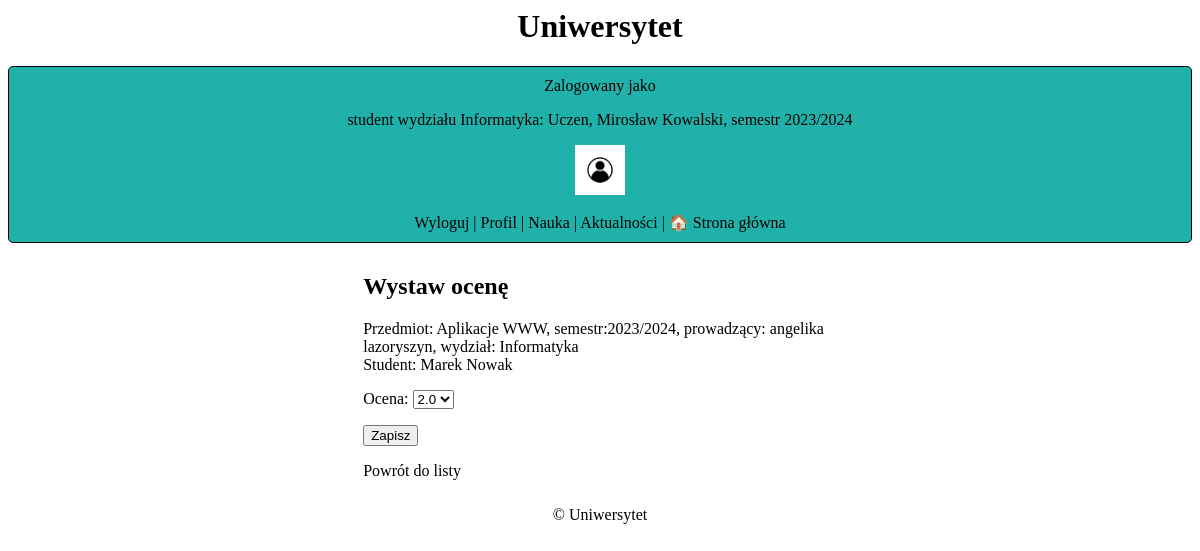
Before: /education/12/update/ (signed in) with the older database file.
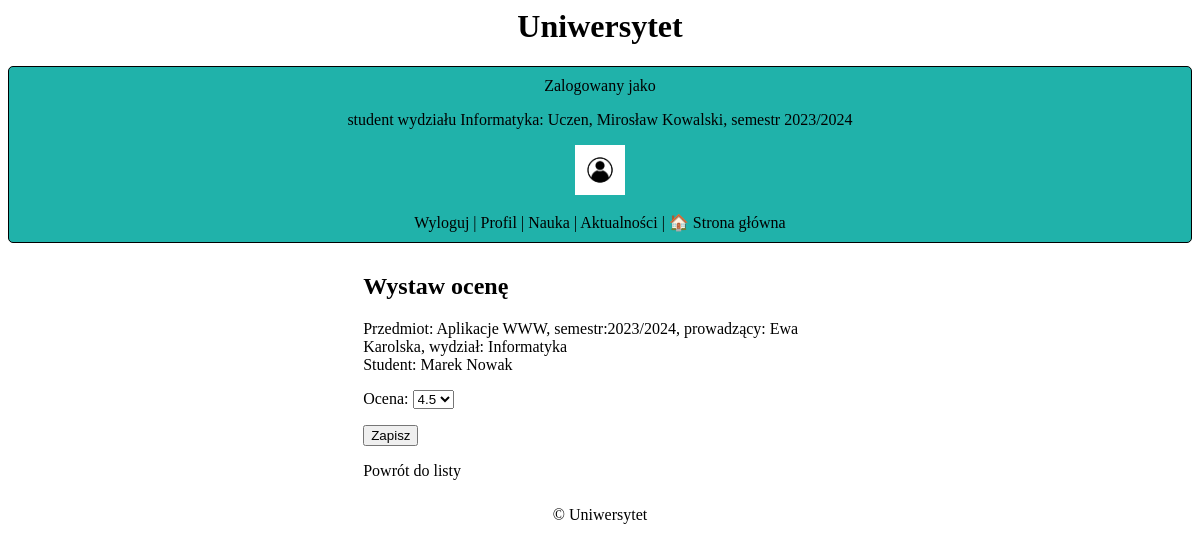
After: the same page with the newer database file.
### uczelnia/models.py (models this page shows, shortened)
class Education(models.Model):
    GRADE_CHOICES = [
        (2.0, '2.0'),
        (3.0, '3.0'),
        (3.5, '3.5'),
        (4.0, '4.0'),
        (4.5, '4.5'),
        (5.0, '5.0'),
    ]
    student = models.ForeignKey(CustomUser, on_delete=models.CASCADE) # którego studenta dotyczy ocena
    subject = models.ForeignKey(Subject, on_delete=models.CASCADE)  # z jakiego przedmiotu jest ocena
    effect = models.CharField(max_length=140, default="")
    grade = models.FloatField(choices=GRADE_CHOICES, default=2.0)

class Subject(models.Model):
    name = models.CharField(max_length=100, blank=False, null=False)  # nazwa przedmiotu
    purpose = models.TextField(default="")  # cel kształcenia
    effects = models.TextField(default="")  # efekty kształcenia
    teacher = models.ForeignKey(CustomUser, on_delete=models.CASCADE)  # przypiany do przedmiotu nauczyciel
    semester = models.CharField(max_length=100, default="2023/2024")  # semestr na którym jest student
    ects_points = models.IntegerField(default=0, verbose_name='Punkty ECTS')
    def __str__(self):
        return self.name + ", semestr:" + self.semester + ", prowadzący: " + self.teacher.first_name + " " + self.teacher.last_name + ", wydział: " + self.teacher.department.name

class CustomUser(AbstractUser):
    first_name = models.CharField(max_length=100, blank=False, null=False)
    last_name = models.CharField(max_length=100, blank=False, null=False)
    avatar = models.ImageField(default='default.png', upload_to='profile_pics')
    birthday = models.DateField(default=date(2000, 1, 1))
    phone = models.CharField(max_length=9, blank=False)
    address = models.CharField(max_length=100, blank=False)
    semester = models.CharField(max_length=100, default="2023/2024")  # semestr na którym jest student
    department = models.ForeignKey(Department, on_delete=models.CASCADE,
                                   null=False)  # w jakim wydziale studiuje student lub zatrudniony jest pracownik
    is_employee = models.BooleanField(default=False)  # czy użytkownik jest pracownikiem
    is_verified = models.BooleanField(default=False) #veryfikacja przez admina
    def __str__(self):
        return self.first_name + " " + self.last_name + " "

class Department(models.Model):
    name = models.CharField(max_length=100, blank=False, null=False)
    def __str__(self):
        return self.name

### uczelnia/views.py (the view, shortened to what this page needs)
# urls.py: path('education/<int:pk>/update/', EducationUpdateView.as_view(), name='education_update'),
class EducationUpdateView(UpdateView):
    model = Education
    template_name = 'education_update.html'
    success_url = reverse_lazy('education_list') #przekierowauje pod ten url po auktualizacji
    form_class = EducationUpdateForm

### uczelnia/forms.py
class EducationUpdateForm(forms.ModelForm): #aktualizacja oceny (uzywany w widoku)
    class Meta:
        model = Education
        fields = ['grade']
        labels = {'grade': 'Ocena'}

### uczelnia/templates/education_update.html (shortened to what this page needs)
{% extends 'base.html' %}
{% block content %}
  <h2>Wystaw ocenę</h2>
  Przedmiot: {{ education.subject }}<br>
  Student: {{ education.student }}<br>
  <form method="post">
    {{ form.as_p }}
    <button type="submit">Zapisz</button>
  </form>
  <a href="{% url 'education_list' %}">Powrót do listy</a>
{% endblock %}

Changed rows visible on the page:
changed Education "Marek Nowak": subject "Aplikacje WWW, semestr:2023/2024, prowadzący: angelika lazoryszyn, wydział: Informatyka" → "Aplikacje WWW, semestr:2023/2024, prowadzący: Ewa Karolska, wydział: Informatyka"
Other visible differences:
form field grade: "2.0" → "4.5"
